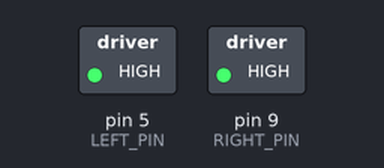
Bench run of a sketch on a simulated Arduino Uno, built with avr-gcc and run on an emulated ATmega328P. On the bench: switched loads named in the sketch (green lamp = pin HIGH).

Above: at 0.5 s.
At 6.5 s:
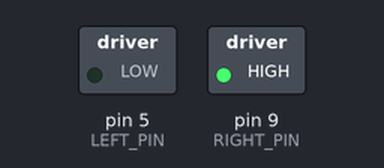
At 10.5 s:
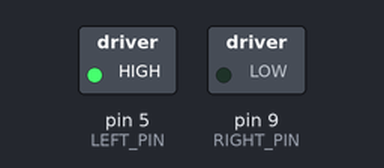
Timing chart, 0 to 15.6 s (numbered marks = the images above):
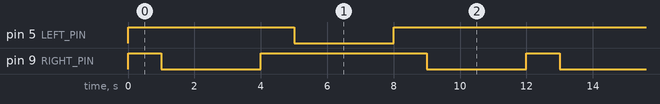

The sketch:

motor_test.ino
```cpp
//
// altBot Motor Test
//
// Tries to makes the bot go in a figure 8.
//
// Adapted from ...
//

// Control pins
const int LEFT_PIN = 5;
const int RIGHT_PIN = 9;

void setup() {
  // initialize the digital pins as an outputs:
  pinMode (LEFT_PIN, OUTPUT);
  pinMode (RIGHT_PIN, OUTPUT);
}

void move_forward() {
  digitalWrite (LEFT_PIN, HIGH);
  digitalWrite (RIGHT_PIN, HIGH);
}

void stop() {
  digitalWrite (LEFT_PIN, LOW);
  digitalWrite (RIGHT_PIN, LOW);
}

void turn_left() {
  digitalWrite (LEFT_PIN, LOW);
  digitalWrite (RIGHT_PIN, HIGH);
}

void turn_right() {
  digitalWrite (LEFT_PIN, HIGH);
  digitalWrite (RIGHT_PIN, LOW);
}

void loop() {
  move_forward();
  delay(1000);
  turn_right();
  delay(3000);
  move_forward();
  delay(1000);
  turn_left();
  delay(3000);
  move_forward();
  delay(1000);
  turn_right();
  delay(3000);
}
```

Measured:
- by itself, pin 5 (LEFT_PIN): repeats every 12.0 s: LOW 3.0 s, HIGH 9.0 s
- by itself, pin 9 (RIGHT_PIN): repeats every 12.0 s: LOW 3.0 s, HIGH 5.0 s, LOW 3.0 s, HIGH 1.0 s
- by itself, everything shown: repeats every 12.0 s, in 6 steps
